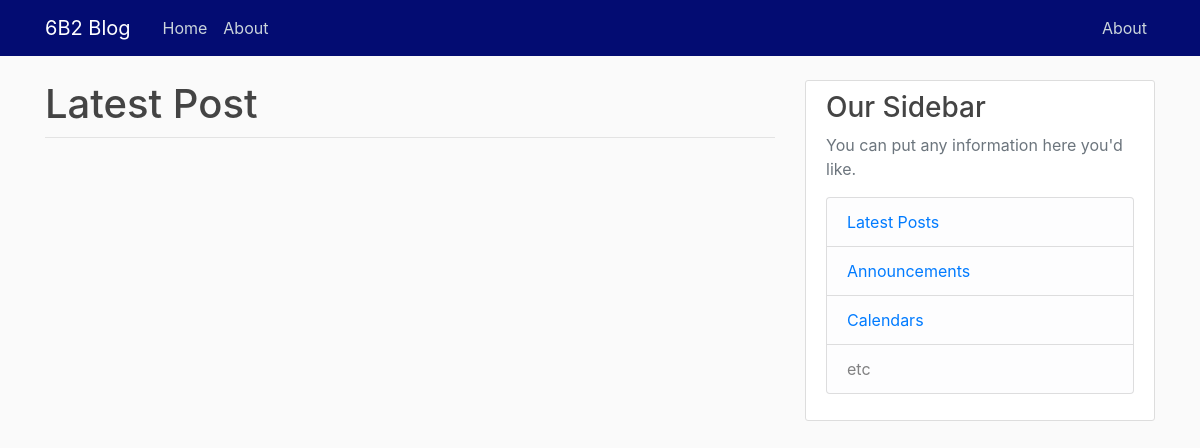
The app's page /latest-post/, older data.
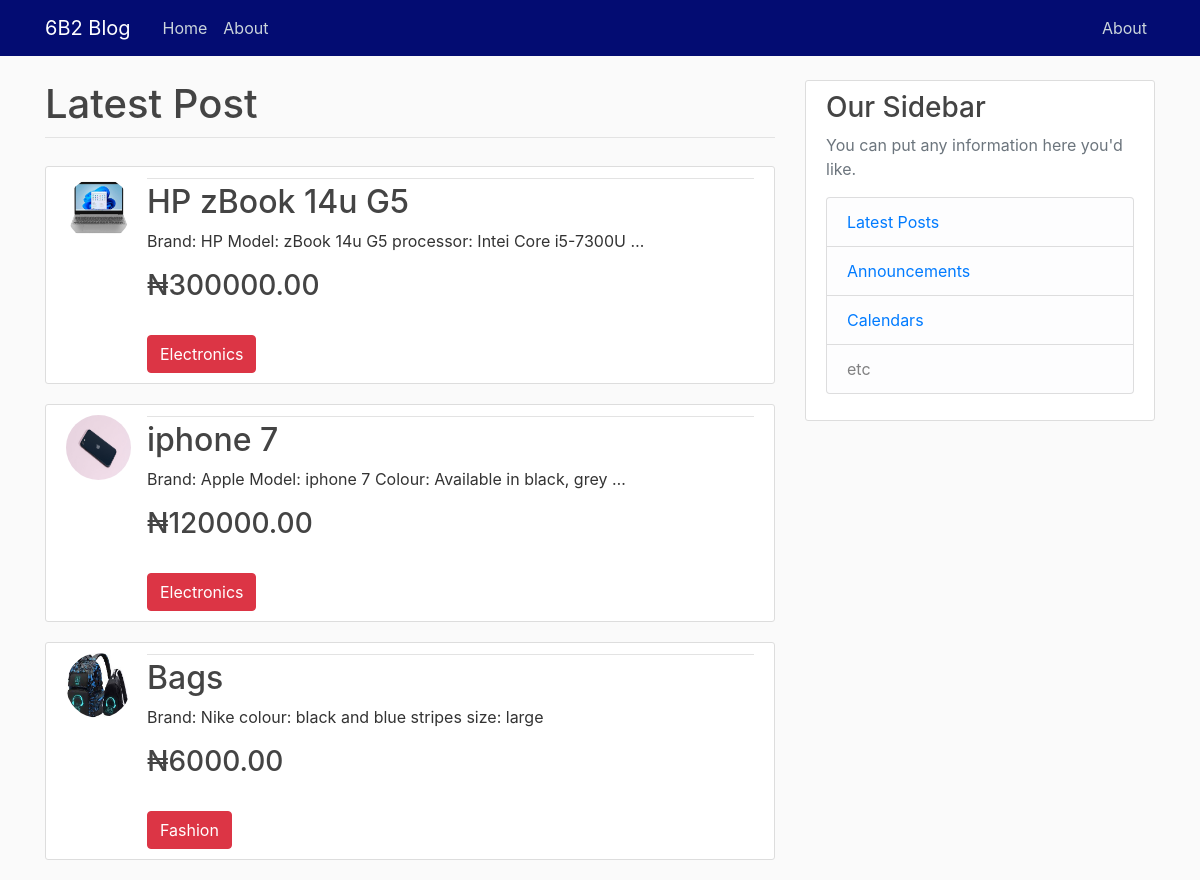
The same page, newer data.
### ecommerce/models.py (models this page shows, shortened)
class Latest_Post(models.Model):
    name = models.CharField(max_length=200)
    price = models.DecimalField(max_digits=20, decimal_places=2)
    description = models.TextField(blank=True)
    category = models.CharField(choices=CATEGORY_CHOICES, max_length=100)
    image = models.ImageField(upload_to="latest_post_images", default="default.jpg")

### ecommerce/views.py (the view)
# urls.py: path('latest-post/', views.latest_post, name="latest_post"),
def latest_post(request):
    latest = Latest_Post.objects.all()
    context = {
        "all_latest_post": latest
    }
    return render(request, "latest_post.html", context)

### templates/latest_post.html (shortened to what this page needs)
{% extends "base.html" %}
{% block content %}
    <div class="media-head">
      <div class="article-metadata">
    <h1 class="article-title">Latest Post</h1>
    </div>
    </div><br>
    {% for latest in all_latest_post %}
        <article class="media content-section">
          <img class="rounded-circle article-img" src="{{ latest.image.url }}">
          <div class="media-body">
            <div class="article-metadata">
            </div>
            <h2><a class="article-title" href="{% url 'single' latest.pk %}">{{ latest.name }}</a></h2>
            <p class="article-content">{{ latest.description | truncatewords:10}}</p>
            <h3 class="article-content">₦{{ latest.price }}</h3><br>
            <small class="btn btn-danger">{{ latest.category }}</small>
          </div>
        </article>
    {% endfor %}
{% endblock content %}

### templates/base.html (shortened to what this page needs)
{% load static %}
<!DOCTYPE html>
<html>
<head>
    <link rel="stylesheet" href="https://maxcdn.bootstrapcdn.com/bootstrap/4.0.0/css/bootstrap.min.css">
    <link rel="stylesheet" href="{% static 'ecommerce/base.css' %}">
</head>
<body>
    <header class="site-header">
      <nav class="navbar navbar-expand-md navbar-dark bg-steel fixed-top">
        <div class="container">
          <a class="navbar-brand mr-4" href="{% url 'product-page' %}">6B2 Blog</a>
          <div class="collapse navbar-collapse" id="navbarToggle">
            <div class="navbar-nav mr-auto">
              <a class="nav-item nav-link" href="{% url 'product-page' %}">Home</a>
              <a class="nav-item nav-link" href="{% url 'about' %}">About</a>
            </div>
            <div class="navbar-nav">
                <a class="nav-item nav-link" href="{% url 'about' %}">About</a>
            </div>
          </div>
        </div>
      </nav>
    </header>
    <main role="main" class="container">
      <div class="row">
        <div class="col-md-8">
          {% block content %}
          {% endblock %}
        </div>
        <div class="col-md-4">
          <div class="content-section">
            <h3>Our Sidebar</h3>
            <p class='text-muted'>You can put any information here you'd like.
              <ul class="list-group">
                <li class="list-group-item list-group-item-light"><a class='article-content' href="{% url 'latest_post' %}">Latest Posts</a></li>
                <li class="list-group-item list-group-item-light"><a class='article-content' href="{% url 'announcements'%}">Announcements</a></li>
                <li class="list-group-item list-group-item-light"><a class='article-content' href="{% url 'calendars'%}">Calendars</a></li>
                <li class="list-group-item list-group-item-light">etc</li>
              </ul>
            </p>
          </div>
        </div>
      </div>
    </main>
</body>
</html>

### ecommerce/static/ecommerce/base.css (style rules this page uses)
body { background: #fafafa; color: #333333; margin-top: 5rem; }
h1, h2, h3, h4, h5, h6 { color: #444444; }
ul { margin: 0; }
.bg-steel { background-color: #030c72; }
.site-header .navbar-nav .nav-link { color: #cbd5db; }
.content-section { background: #ffffff; padding: 10px 20px; border: 1px solid #dddddd; border-radius: 3px; margin-bottom: 20px; }
.article-title { color: #444444; }
.article-content { white-space: pre-line; }
.article-img { height: 65px; width: 65px; margin-right: 16px; }
.article-metadata { padding-bottom: 1px; margin-bottom: 4px; border-bottom: 1px solid #e3e3e3 }

Row changes from the older to the newer data that the page shows:
added Latest_Post: image (picture), name "HP zBook 14u G5", description "Brand: HP Model: zBook 14u G5 processor: Intei Core i5-7300U …", price "300000.00", category "Electronics"
added Latest_Post: image (picture), name "iphone 7", description "Brand: Apple Model: iphone 7 Colour: Available in black, grey …", price "120000.00", category "Electronics"
added Latest_Post: image (picture), name "Bags", description "Brand: Nike colour: black and blue stripes size: large", price "6000.00", category "Fashion"
